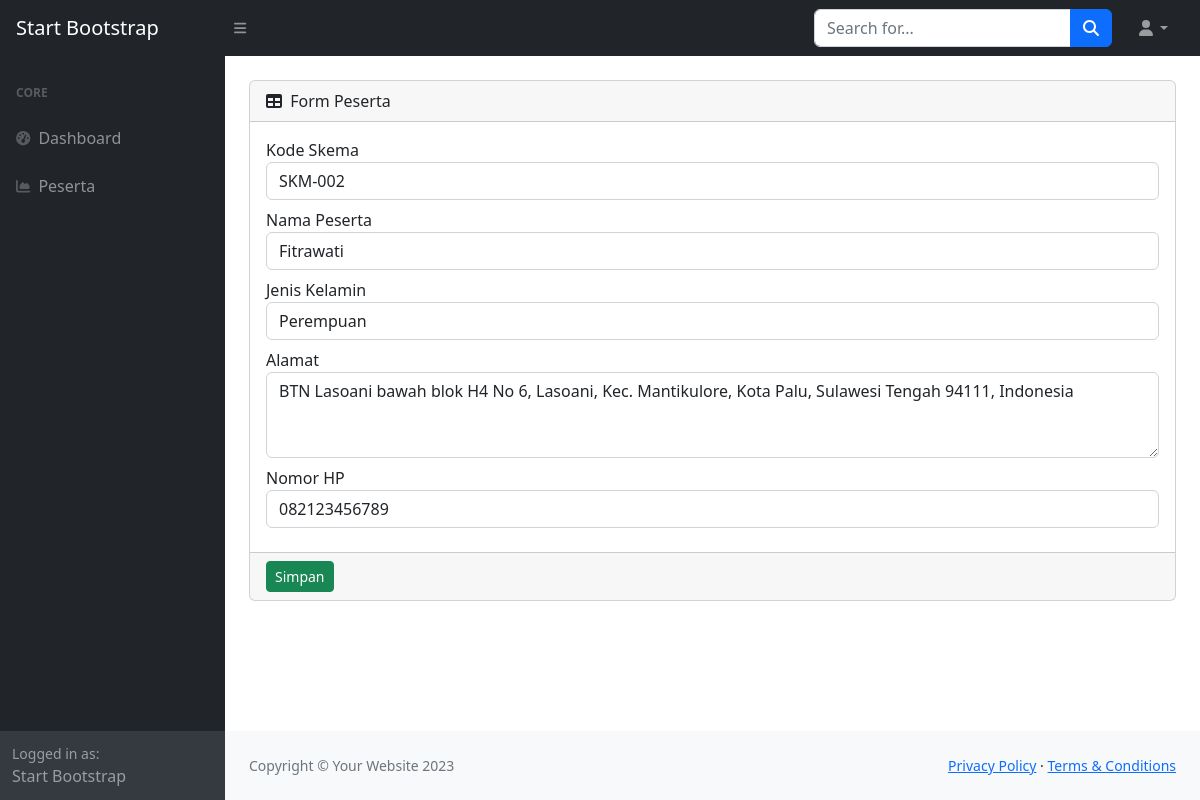
Page /index.php?page=update-peserta&id=4 on the committed database.
### tables this page shows
CREATE TABLE `peserta` (
  `id` int(11) NOT NULL,
  `kd_skema` varchar(15) DEFAULT NULL,
  `nm_peserta` varchar(100) DEFAULT NULL,
  `jk` varchar(15) DEFAULT NULL,
  `alamat` text DEFAULT NULL,
  `no_hp` varchar(16) DEFAULT NULL
);

### update-peserta.php (the view, shortened to what this page needs)
<?php
require 'koneksi.php';
$id = $_GET["id"];
$qr = "SELECT * FROM peserta WHERE id='$id'";
$result = mysqli_query($koneksi, $qr);
$data = mysqli_fetch_assoc($result);
?>
<main>
    <div class="container-fluid px-4">
        <div class="card mb-4 mt-4">
            <div class="card-header">
                <i class="fas fa-table me-1"></i>
                Form Peserta
            </div>
            <form action="update-peserta-action.php" method="post">
                <div class="card-body">
                    <div class="form-group mb-2">
                        <label for="kd_skema">Kode Skema</label>
                        <input type="text" name="kd_skema" value="<?= $data['kd_skema'] ?>" class="form-control">
                    </div>
                    <div class="form-group mb-2">
                        <label for="nm_peserta">Nama Peserta</label>
                        <input type="text" name="nm_peserta" value="<?= $data['nm_peserta'] ?>" class="form-control">
                    </div>
                    <div class="form-group mb-2">
                        <label for="jk">Jenis Kelamin</label>
                        <select name="jk" class="form-control">
                            <option value="Perempuan" <?= $data['jk'] == 'Perempuan' ? 'selected': '' ?>>Perempuan</option>
                        </select>
                    </div>
                    <div class="form-group mb-2">
                        <label for="alamat">Alamat</label>
                        <textarea name="alamat" rows="3" class="form-control"><?=$data['alamat'] ?></textarea>
                    </div>
                    <div class="form-group mb-2">
                        <label for="no_hp">Nomor HP</label>
                        <input type="text" name="no_hp" value="<?= $data['no_hp'] ?>" class="form-control">
                    </div>
                </div>
                <div class="card-footer">
                    <button type="submit" class="btn btn-sm btn-success">Simpan</button>
                </div>
            </form>
        </div>
    </div>
</main>

### rows in the picture
peserta: kd_skema "SKM-002", nm_peserta "Fitrawati", jk "Perempuan", alamat "BTN Lasoani bawah blok H4 No 6, Lasoani, Kec. Mantikulore, Kota Palu, Sulawesi Tengah 94111, Indonesia", no_hp "082123456789"
